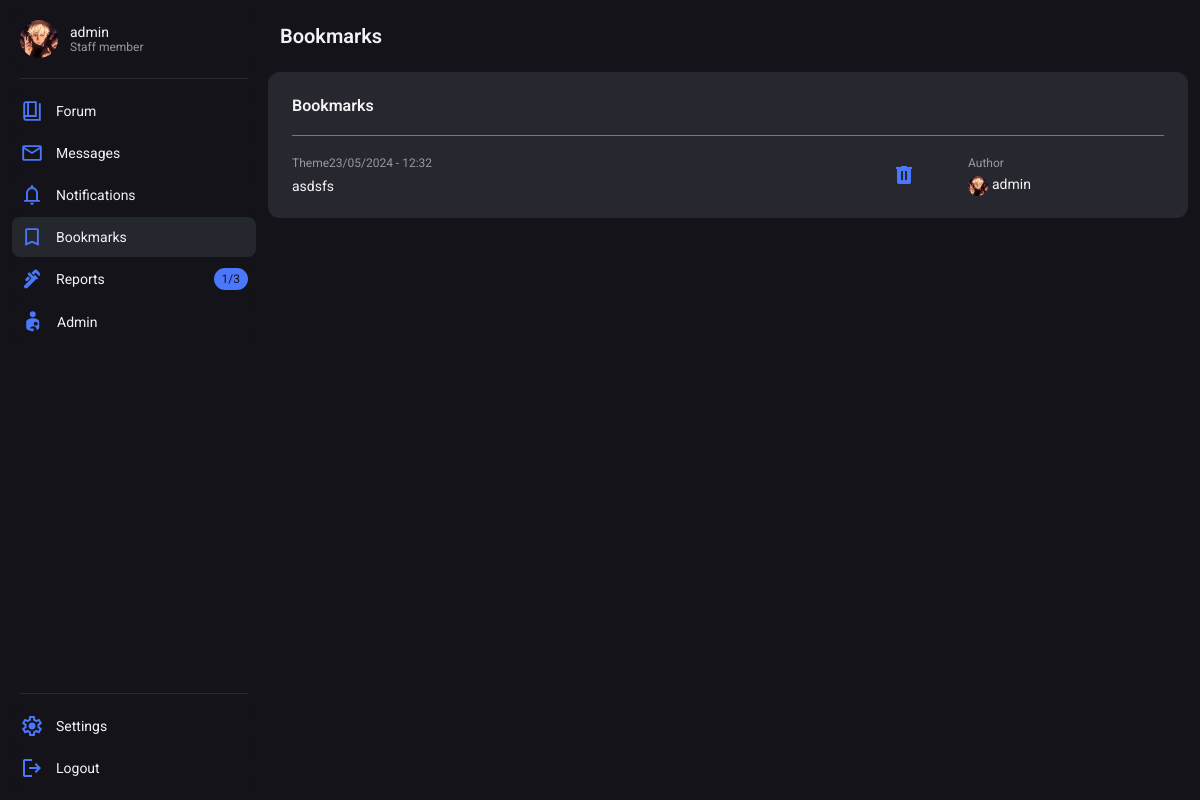
Before: /bookmarks/ (signed in) with the older database file.
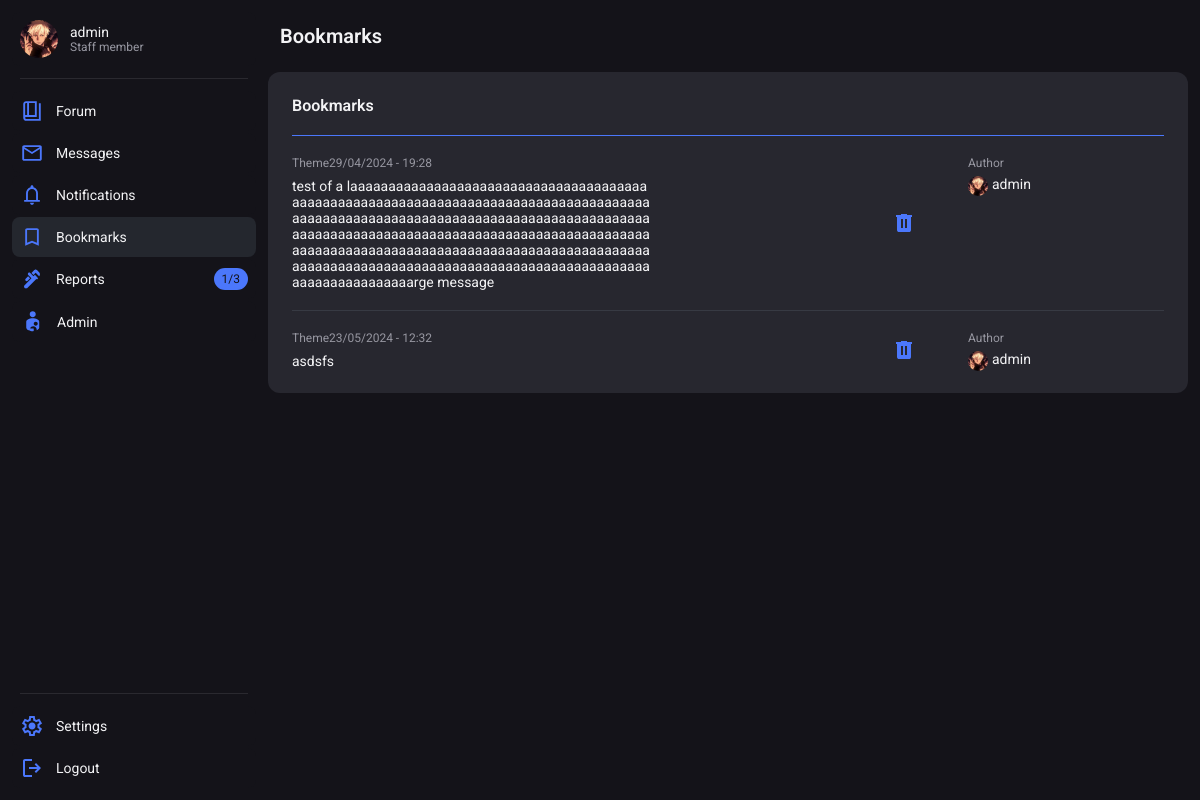
After: the same page with the newer database file.
### bookmarks/models.py (models this page shows, shortened)
class Bookmark(models.Model):
    user = models.ForeignKey(User, on_delete=models.CASCADE)
    forum_msg = models.ForeignKey(Message, on_delete=models.CASCADE)

### forum/models.py (models this page shows, shortened)
class Message(models.Model):
    thread = models.ForeignKey(Thread, on_delete=models.CASCADE)
    user = models.ForeignKey(User, on_delete=models.CASCADE)
    message = models.TextField()
    is_start = models.BooleanField(default=False)
    upvotes = models.PositiveIntegerField(null=True, blank=True, default=0)
    downvotes = models.PositiveIntegerField(null=True, blank=True, default=0)
    is_solution = models.BooleanField(default=False)
    is_visible = models.BooleanField(default=True)
    deleted_by = models.ForeignKey(User, on_delete=models.SET_NULL, blank=True, null=True, related_name="deleted_by")
    invis_reason = models.TextField(blank=True, null=True)
    time_created = models.DateTimeField(default=datetime.now())
    time_changed = models.DateTimeField(null=True, blank=True)
    changer = models.ForeignKey(User, on_delete=models.SET_NULL, null=True, blank=True, related_name="changer")

### users/models.py (models this page shows, shortened)
class Profile(models.Model):
    user = models.OneToOneField(User, on_delete=models.CASCADE)
    title = models.CharField(max_length=100, null=True, blank=True, default="Member")
    info = models.CharField(max_length=200, null=True, blank=True)
    profile_picture = models.CharField(max_length=225, null=True, blank=True, default="default.svg")
    warnings = models.SmallIntegerField(default=0)
    active_notifications = models.IntegerField(default=0)
    is_banned = models.BooleanField(default=False)
    banned_by = models.ForeignKey(User, related_name='banned_by', null=True, blank=True, on_delete=models.SET_NULL)
    ban_reason = models.TextField(null=True, blank=True)
    ban_time = models.DateTimeField(null=True, blank=True)

### bookmarks/views.py (the view)
# urls.py: path('', bookmarks_main, name='bookmarks_main'),
@login_required()
def bookmarks_main(request):
    user = request.user
    context = {}
    try:
        bookmarks = Bookmark.objects.filter(user=user).order_by('-id')
        context["bookmarks"] = bookmarks
    except:
        context["bookmarks"] = False
    return render(request, 'bookmarks.html', context)

### users/chat_processor.py (called while the page is built, shortened)
def profile_processor(request):
    chat_data = {}
    return chat_data

### bookmarks/templates/bookmarks.html (shortened to what this page needs)
{% extends 'base.html' %}
{% block style %}
    {% load static %}
    <link rel="stylesheet" href="{% static 'forum.css' %}">
    <link rel="stylesheet" href="{% static 'bookmarks.css' %}">
{% endblock %}
{% block header %}
    <header class="wrapper">
        <h2 class="title">Bookmarks</h2>
    </header>
{% endblock %}
{% block content %}
    <div class="container content">
        {% if bookmarks %}
        <div class="container card">
            <div class="wrapper forumCardHeader">
                <h2 class="forumCardTitle">Bookmarks</h2>
            </div>
            {% for bookmark in bookmarks %}
                <div class="cardLine"></div>
                <div class="cardSectionTriple">
                    <a class="wrapper cardSectionItem" href="{% url 'msg_redirect' bookmark.forum_msg.thread.node.slug bookmark.forum_msg.thread.slug bookmark.forum_msg.thread.id bookmark.forum_msg.id %}">
                        <div class="container cardSectionInnerItem">
                            <div class="wrapper">
                                <p class="meta">Theme</p>
                                <p class="meta">{{ bookmark.forum_msg.time_created|date:"d/m/Y - H:i" }}</p>
                            </div>
                            <p class="text">{{ bookmark.forum_msg.message }}</p>
                        </div>
                    </a>
                    <a href="{% url 'del_bookmark' bookmark.id %}" class="centredItem">
                    </a>
                    <a class="container cardSectionAutherItem" href="{% url 'profile_view' bookmark.forum_msg.user.id %}">
                        <p class="meta">Author</p>
                        <div class="wrapper themeCardProfileCon">
                            <img class="themeCardSectionProfilePicture" src="{{ media_url }}{{ bookmark.forum_msg.user.profile.profile_picture }}" alt="">
                            <p class="text">{{ bookmark.forum_msg.user }}</p>
                        </div>
                    </a>
                </div>
            {% endfor %}
        </div>
        {% else %}
            <div class="container NoContentBanner">
                <h2 class="title">Bookmarks</h2>
                <p class="text">You don't have any bookmarks yet</p>
            </div>
        {% endif %}
    </div>
{% endblock %}

Changed rows visible on the page:
added Bookmark: forum_msg.time_created "29/04/2024 - 19:28", forum_msg.message "test of a laaaaaaaaaaaaaaaaaaaaaaaaaaaaaaaaaaaaaaaaaaaaaaaaaaaaaaaaaaaaaaaaaaaaaaaaaaaaaaaaaaaaaaaaaaaaaaaaaaaaaaaaaaaaaaaaaaaaaaaaaaaaaaaaaaaaaaaaaaaaaaaaaaaaaaaaaaaaaaaaaaaaaaaaaaaaaaaaaaaaaaaaaaaaaaaaaaaaaaaaaaaaaaaaaaaaaaaaaaaaaaaaaaaaaaaaaaaaaaaaaaaaaaaaaaaaaaaaaaaaaaaaaaaaaaaaaaaaaaaaaaaaaaaaaarge message", forum_msg.user.profile.profile_picture (picture), forum_msg.user "admin"
